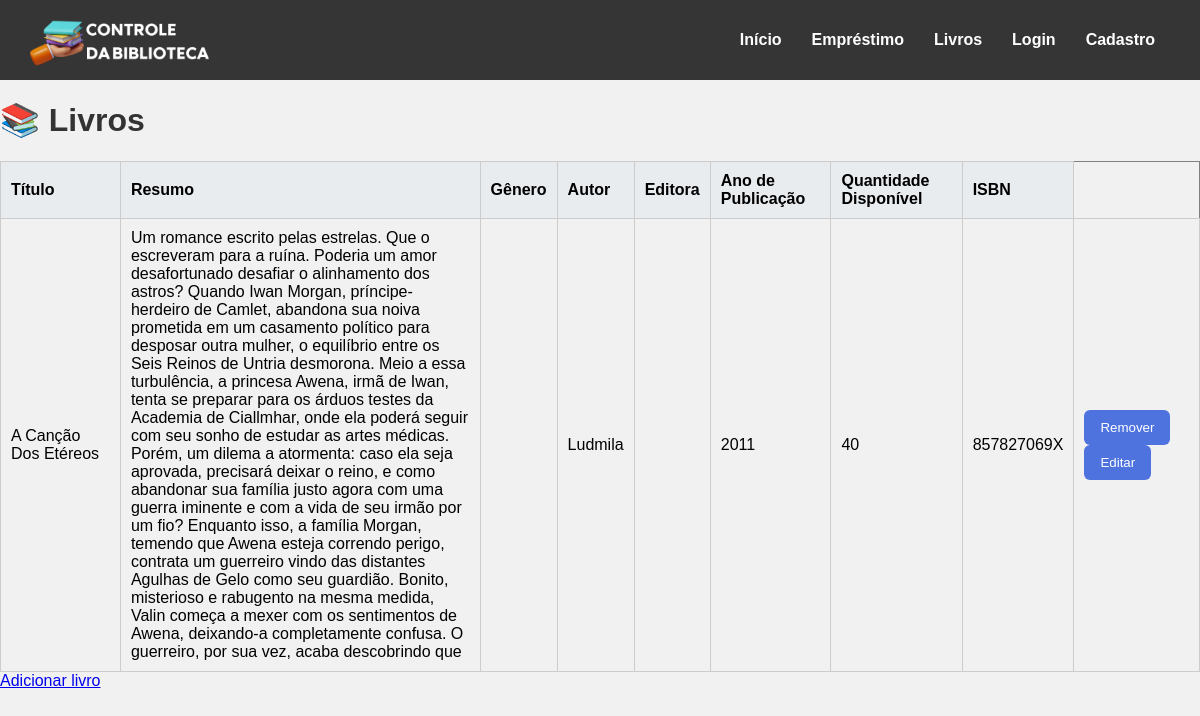
The page /livros (signed in) on the database as committed earlier.
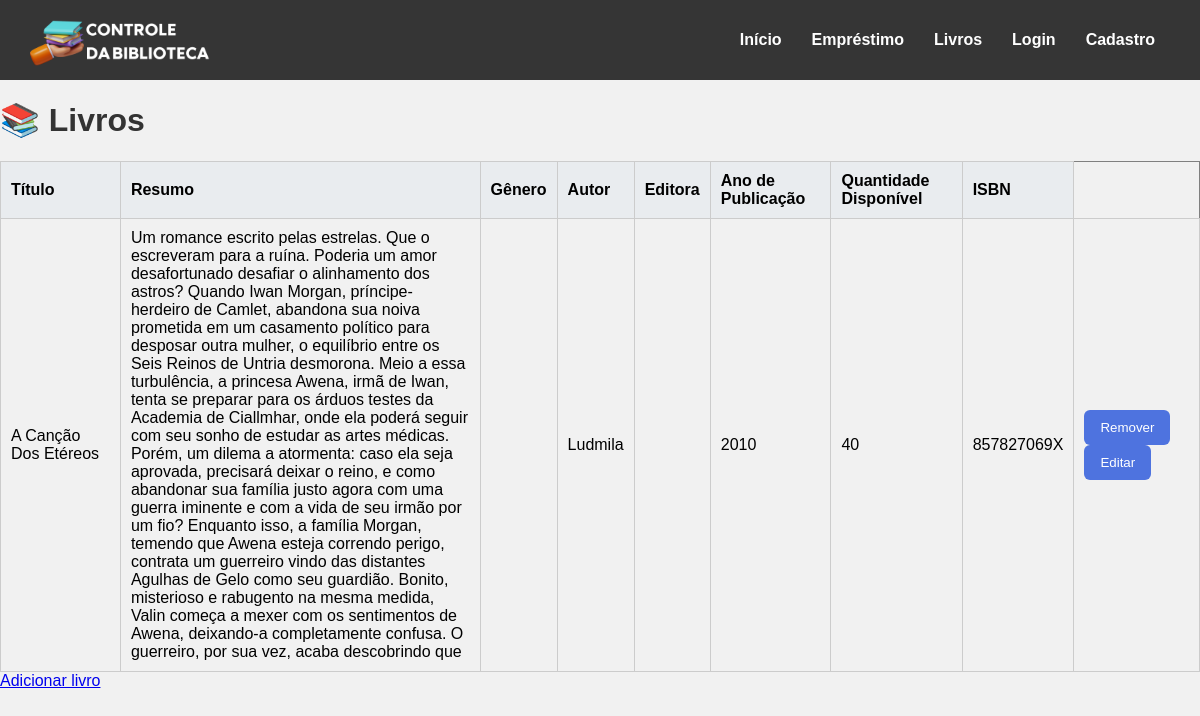
The same page on the database as committed later.
### tables this page shows
CREATE TABLE livros (
    id_livro INTEGER PRIMARY KEY AUTOINCREMENT,
    autor_id INTEGER NOT NULL,
    titulo VARCHAR(255) NOT NULL,
    isbn VARCHAR(13) NOT NULL,
    ano_publicacao INTEGER NOT NULL,
    genero_id INTEGER NOT NULL,
    editora_id INTEGER NOT NULL,
    quantidade_disponivel INTEGER NOT NULL,
    resumo TEXT,
    FOREIGN KEY (autor_id) REFERENCES autores(id_autor) ON DELETE RESTRICT,
    FOREIGN KEY (genero_id) REFERENCES generos(id_genero) ON DELETE CASCADE,
    FOREIGN KEY (editora_id) REFERENCES editoras(id_editora)
);

CREATE TABLE autores (
    id_autor INTEGER PRIMARY KEY AUTOINCREMENT,
    nome_autor VARCHAR(255) NOT NULL,
    nacionalidade VARCHAR(255),
    data_nascimento DATE,
    biografia TEXT
);

### app.py (the view)
@app.route('/livros', methods=["GET", "POST"])
@login_required
def livros():
    conexao = obter_conexao()
    sql = """SELECT livros.id_livro, livros.titulo, autores.nome_autor AS autor,
    generos.nome_genero AS genero, editoras.nome_editora AS editora,
    livros.isbn, livros.ano_publicacao,
    livros.quantidade_disponivel, livros.resumo
    FROM livros LEFT JOIN autores ON livros.autor_id = autores.id_autor
    LEFT JOIN generos ON livros.genero_id = generos.id_genero
    LEFT JOIN editoras ON livros.editora_id = editoras.id_editora
    ORDER BY livros.titulo
    """
    livros = conexao.execute(sql).fetchall()
    conexao.close()
    return render_template('livros.html', livros=livros)

### app.py (called while the page is built)
@login_manager.user_loader
def load_user(user_id):
    return User.achar_email(user_id)

@app.before_request
def carregar_mensagens_trigger():
    if request.endpoint in ('static', 'login'):
        return
    conexao = obter_conexao()
    mensagens = conexao.execute("""
        SELECT id_log, mensagem
        FROM log_triggers
        WHERE lida = 0
        ORDER BY data_execucao""").fetchall()
    for msg in mensagens:
        flash(msg['mensagem'], category='success')
    conexao.execute("""
        UPDATE log_triggers
        SET lida = 1
        WHERE lida = 0""")
    conexao.commit()
    conexao.close()

### database.py (called while the page is built)
def obter_conexao():
    conexao = sqlite3.connect('livros.db')
    conexao.execute("PRAGMA foreign_keys = ON")
    conexao.row_factory = sqlite3.Row
    return conexao

### templates/livros.html (shortened to what this page needs)
{% extends 'base.html'%}
{% block conteudo %}
    <h1>📚 Livros</h1>
    {% if livros %}
    <table border="1">
        <tr>
            <th>Título</th>
            <th>Resumo</th>
            <th>Gênero</th>
            <th>Autor</th>
            <th>Editora</th>
            <th>Ano de Publicação</th>
            <th>Quantidade Disponível</th>
            <th>ISBN</th>
        </tr>
        {% for livro in livros %}
        <tr>
            <td style="width: 10%;">{{ livro.titulo }}</td>
            <td style="width: 30%;">{{ livro.resumo }}</td>
            <td>{{ livro.genero }}</td>
            <td>{{ livro.autor }}</td>
            <td>{{ livro.editora }}</td>
            <td>{{ livro.ano_publicacao }}</td>
            <td>{{ livro.quantidade_disponivel }}</td>
            <td>{{ livro.isbn }}</td>
            <td>
                <a>
                    <form action="{{ url_for('remover_livro') }}" method="post" style="display:inline;">
                    <button type="submit">Remover</button>
                    </form>
                </a>
                <a href="{{ url_for('editar_livro', id=livro.id_livro) }}"><button type="button">Editar</button></a>
            </td>
        </tr>
        {% endfor %}
    </table>
    {% else %}
        <p>Nenhum livro cadastrado.</p>
    {% endif %}
    <a href="{{url_for('criar_livro')}}">Adicionar livro</a>
{% endblock %}

Rows that differ between the two databases and show on the page:
changed livros "A Canção Dos Etéreos": ano_publicacao "2011" → "2010"
